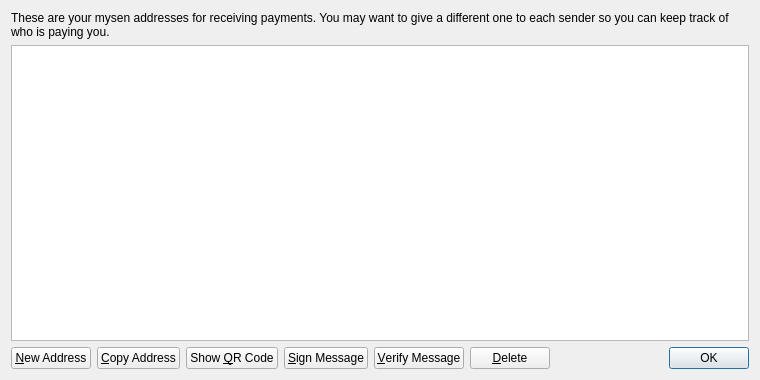
<?xml version="1.0" encoding="UTF-8"?>
<ui version="4.0">
 <class>AddressBookPage</class>
 <widget class="QWidget" name="AddressBookPage">
  <property name="geometry">
   <rect>
    <x>0</x>
    <y>0</y>
    <width>760</width>
    <height>380</height>
   </rect>
  </property>
  <property name="windowTitle">
   <string>Address Book</string>
  </property>
  <layout class="QVBoxLayout" name="verticalLayout">
   <item>
    <widget class="QLabel" name="labelExplanation">
     <property name="text">
      <string>These are your mysen addresses for receiving payments. You may want to give a different one to each sender so you can keep track of who is paying you.</string>
     </property>
     <property name="textFormat">
      <enum>Qt::PlainText</enum>
     </property>
     <property name="wordWrap">
      <bool>true</bool>
     </property>
    </widget>
   </item>
   <item>
    <widget class="QTableView" name="tableView">
     <property name="contextMenuPolicy">
      <enum>Qt::CustomContextMenu</enum>
     </property>
     <property name="toolTip">
      <string>Double-click to edit address or label</string>
     </property>
     <property name="tabKeyNavigation">
      <bool>false</bool>
     </property>
     <property name="alternatingRowColors">
      <bool>true</bool>
     </property>
     <property name="selectionMode">
      <enum>QAbstractItemView::SingleSelection</enum>
     </property>
     <property name="selectionBehavior">
      <enum>QAbstractItemView::SelectRows</enum>
     </property>
     <property name="sortingEnabled">
      <bool>true</bool>
     </property>
     <attribute name="verticalHeaderVisible">
      <bool>false</bool>
     </attribute>
    </widget>
   </item>
   <item>
    <layout class="QHBoxLayout" name="horizontalLayout">
     <item>
      <widget class="QPushButton" name="newAddressButton">
       <property name="toolTip">
        <string>Create a new address</string>
       </property>
       <property name="text">
        <string>&amp;New Address</string>
       </property>
       <property name="icon">
        <iconset resource="../bitcoin.qrc">
         <normaloff>:/icons/add</normaloff>:/icons/add</iconset>
       </property>
      </widget>
     </item>
     <item>
      <widget class="QPushButton" name="copyToClipboard">
       <property name="toolTip">
        <string>Copy the currently selected address to the system clipboard</string>
       </property>
       <property name="text">
        <string>&amp;Copy Address</string>
       </property>
       <property name="icon">
        <iconset resource="../bitcoin.qrc">
         <normaloff>:/icons/editcopy</normaloff>:/icons/editcopy</iconset>
       </property>
      </widget>
     </item>
     <item>
      <widget class="QPushButton" name="showQRCode">
       <property name="text">
        <string>Show &amp;QR Code</string>
       </property>
       <property name="icon">
        <iconset resource="../bitcoin.qrc">
         <normaloff>:/icons/qrcode</normaloff>:/icons/qrcode</iconset>
       </property>
      </widget>
     </item>
     <item>
      <widget class="QPushButton" name="signMessage">
       <property name="toolTip">
        <string>Sign a message to prove you own a Bitcoin address</string>
       </property>
       <property name="text">
        <string>&amp;Sign Message</string>
       </property>
       <property name="icon">
        <iconset resource="../bitcoin.qrc">
         <normaloff>:/icons/edit</normaloff>:/icons/edit</iconset>
       </property>
      </widget>
     </item>
     <item>
      <widget class="QPushButton" name="verifyMessage">
       <property name="toolTip">
        <string>Verify a message to ensure it was signed with a specified Bitcoin address</string>
       </property>
       <property name="text">
        <string>&amp;Verify Message</string>
       </property>
       <property name="icon">
        <iconset resource="../bitcoin.qrc">
         <normaloff>:/icons/transaction_0</normaloff>:/icons/transaction_0</iconset>
       </property>
      </widget>
     </item>
     <item>
      <widget class="QPushButton" name="deleteButton">
       <property name="toolTip">
        <string>Delete the currently selected address from the list. Only sending addresses can be deleted.</string>
       </property>
       <property name="text">
        <string>&amp;Delete</string>
       </property>
       <property name="icon">
        <iconset resource="../bitcoin.qrc">
         <normaloff>:/icons/remove</normaloff>:/icons/remove</iconset>
       </property>
      </widget>
     </item>
     <item>
      <spacer name="horizontalSpacer">
       <property name="orientation">
        <enum>Qt::Horizontal</enum>
       </property>
       <property name="sizeHint" stdset="0">
        <size>
         <width>40</width>
         <height>20</height>
        </size>
       </property>
      </spacer>
     </item>
     <item>
      <widget class="QDialogButtonBox" name="buttonBox">
       <property name="sizePolicy">
        <sizepolicy hsizetype="Maximum" vsizetype="Fixed">
         <horstretch>0</horstretch>
         <verstretch>0</verstretch>
        </sizepolicy>
       </property>
       <property name="standardButtons">
        <set>QDialogButtonBox::Ok</set>
       </property>
      </widget>
     </item>
    </layout>
   </item>
  </layout>
 </widget>
 <resources>
  <include location="../bitcoin.qrc"/>
 </resources>
 <connections/>
</ui>
